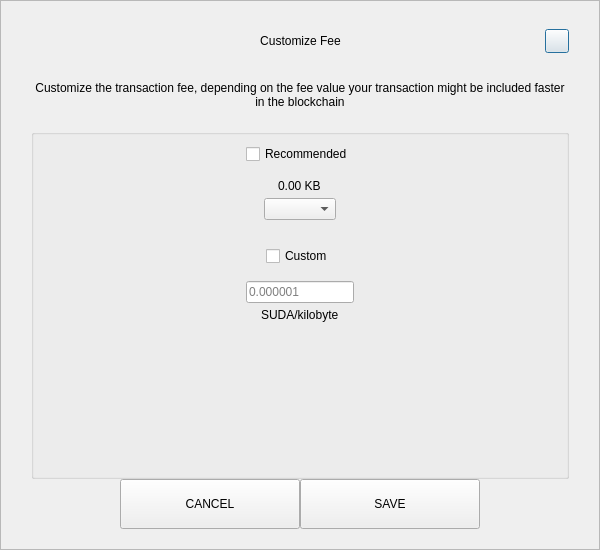
<?xml version="1.0" encoding="UTF-8"?>
<ui version="4.0">
 <class>SendCustomFeeDialog</class>
 <widget class="QDialog" name="SendCustomFeeDialog">
  <property name="geometry">
   <rect>
    <x>0</x>
    <y>0</y>
    <width>600</width>
    <height>550</height>
   </rect>
  </property>
  <property name="windowTitle">
   <string>Form</string>
  </property>
  <layout class="QVBoxLayout" name="verticalLayout_3">
   <property name="spacing">
    <number>0</number>
   </property>
   <property name="leftMargin">
    <number>0</number>
   </property>
   <property name="topMargin">
    <number>0</number>
   </property>
   <property name="rightMargin">
    <number>0</number>
   </property>
   <property name="bottomMargin">
    <number>0</number>
   </property>
   <item>
    <widget class="QFrame" name="frame">
     <property name="styleSheet">
      <string notr="true"/>
     </property>
     <property name="frameShape">
      <enum>QFrame::StyledPanel</enum>
     </property>
     <property name="frameShadow">
      <enum>QFrame::Raised</enum>
     </property>
     <layout class="QVBoxLayout" name="verticalLayout_2">
      <property name="spacing">
       <number>0</number>
      </property>
      <property name="leftMargin">
       <number>30</number>
      </property>
      <property name="topMargin">
       <number>20</number>
      </property>
      <property name="rightMargin">
       <number>30</number>
      </property>
      <property name="bottomMargin">
       <number>20</number>
      </property>
      <item>
       <layout class="QHBoxLayout" name="horizontalLayout_3">
        <property name="spacing">
         <number>0</number>
        </property>
        <item>
         <spacer name="horizontalSpacer_21">
          <property name="orientation">
           <enum>Qt::Horizontal</enum>
          </property>
          <property name="sizeHint" stdset="0">
           <size>
            <width>40</width>
            <height>20</height>
           </size>
          </property>
         </spacer>
        </item>
        <item>
         <widget class="QLabel" name="labelTitle">
          <property name="minimumSize">
           <size>
            <width>0</width>
            <height>40</height>
           </size>
          </property>
          <property name="maximumSize">
           <size>
            <width>16777215</width>
            <height>40</height>
           </size>
          </property>
          <property name="styleSheet">
           <string notr="true">padding-left:24px;</string>
          </property>
          <property name="text">
           <string>Customize Fee</string>
          </property>
          <property name="alignment">
           <set>Qt::AlignCenter</set>
          </property>
          <property name="margin">
           <number>7</number>
          </property>
         </widget>
        </item>
        <item>
         <spacer name="horizontalSpacer">
          <property name="orientation">
           <enum>Qt::Horizontal</enum>
          </property>
          <property name="sizeHint" stdset="0">
           <size>
            <width>40</width>
            <height>20</height>
           </size>
          </property>
         </spacer>
        </item>
        <item>
         <widget class="QPushButton" name="btnEsc">
          <property name="minimumSize">
           <size>
            <width>24</width>
            <height>24</height>
           </size>
          </property>
          <property name="maximumSize">
           <size>
            <width>24</width>
            <height>24</height>
           </size>
          </property>
          <property name="text">
           <string/>
          </property>
         </widget>
        </item>
       </layout>
      </item>
      <item>
       <spacer name="verticalSpacer_2">
        <property name="orientation">
         <enum>Qt::Vertical</enum>
        </property>
        <property name="sizeType">
         <enum>QSizePolicy::Fixed</enum>
        </property>
        <property name="sizeHint" stdset="0">
         <size>
          <width>20</width>
          <height>20</height>
         </size>
        </property>
       </spacer>
      </item>
      <item>
       <widget class="QLabel" name="labelMessage">
        <property name="text">
         <string>Customize the transaction fee, depending on the fee value your transaction might be included faster in the blockchain</string>
        </property>
        <property name="alignment">
         <set>Qt::AlignCenter</set>
        </property>
        <property name="wordWrap">
         <bool>true</bool>
        </property>
       </widget>
      </item>
      <item>
       <spacer name="verticalSpacer_3">
        <property name="orientation">
         <enum>Qt::Vertical</enum>
        </property>
        <property name="sizeType">
         <enum>QSizePolicy::Fixed</enum>
        </property>
        <property name="sizeHint" stdset="0">
         <size>
          <width>20</width>
          <height>20</height>
         </size>
        </property>
       </spacer>
      </item>
      <item>
       <widget class="QGroupBox" name="groupBox">
        <property name="title">
         <string/>
        </property>
        <layout class="QVBoxLayout" name="verticalLayout">
         <property name="leftMargin">
          <number>12</number>
         </property>
         <property name="rightMargin">
          <number>12</number>
         </property>
         <item>
          <layout class="QVBoxLayout" name="verticalLayout_4">
           <property name="spacing">
            <number>5</number>
           </property>
           <item alignment="Qt::AlignHCenter">
            <widget class="QCheckBox" name="checkBoxRecommended">
             <property name="text">
              <string>Recommended</string>
             </property>
            </widget>
           </item>
           <item>
            <spacer name="verticalSpacer_5">
             <property name="orientation">
              <enum>Qt::Vertical</enum>
             </property>
             <property name="sizeType">
              <enum>QSizePolicy::Fixed</enum>
             </property>
             <property name="sizeHint" stdset="0">
              <size>
               <width>20</width>
               <height>10</height>
              </size>
             </property>
            </spacer>
           </item>
           <item alignment="Qt::AlignHCenter">
            <widget class="QLabel" name="labelFee">
             <property name="text">
              <string>0.00 KB</string>
             </property>
            </widget>
           </item>
           <item alignment="Qt::AlignHCenter">
            <widget class="QComboBox" name="comboBoxRecommended"/>
           </item>
          </layout>
         </item>
         <item>
          <spacer name="verticalSpacer">
           <property name="orientation">
            <enum>Qt::Vertical</enum>
           </property>
           <property name="sizeType">
            <enum>QSizePolicy::Fixed</enum>
           </property>
           <property name="sizeHint" stdset="0">
            <size>
             <width>20</width>
             <height>20</height>
            </size>
           </property>
          </spacer>
         </item>
         <item>
          <layout class="QVBoxLayout" name="verticalLayout_5">
           <property name="spacing">
            <number>5</number>
           </property>
           <item alignment="Qt::AlignHCenter">
            <widget class="QCheckBox" name="checkBoxCustom">
             <property name="text">
              <string>Custom</string>
             </property>
            </widget>
           </item>
           <item>
            <spacer name="verticalSpacer_6">
             <property name="orientation">
              <enum>Qt::Vertical</enum>
             </property>
             <property name="sizeType">
              <enum>QSizePolicy::Fixed</enum>
             </property>
             <property name="sizeHint" stdset="0">
              <size>
               <width>20</width>
               <height>10</height>
              </size>
             </property>
            </spacer>
           </item>
           <item alignment="Qt::AlignHCenter">
            <widget class="QLineEdit" name="lineEditCustomFee">
             <property name="placeholderText">
              <string notr="true">0.000001</string>
             </property>
            </widget>
           </item>
           <item alignment="Qt::AlignHCenter">
            <widget class="QLabel" name="labelCustomFee">
             <property name="text">
              <string>SUDA/kilobyte</string>
             </property>
            </widget>
           </item>
          </layout>
         </item>
         <item>
          <spacer name="verticalSpacer_4">
           <property name="orientation">
            <enum>Qt::Vertical</enum>
           </property>
           <property name="sizeHint" stdset="0">
            <size>
             <width>20</width>
             <height>40</height>
            </size>
           </property>
          </spacer>
         </item>
        </layout>
       </widget>
      </item>
      <item>
       <layout class="QHBoxLayout" name="horizontalLayout" stretch="1,2,2,1">
        <item>
         <spacer name="horizontalSpacer1">
          <property name="orientation">
           <enum>Qt::Horizontal</enum>
          </property>
          <property name="sizeHint" stdset="0">
           <size>
            <width>40</width>
            <height>20</height>
           </size>
          </property>
         </spacer>
        </item>
        <item>
         <widget class="QPushButton" name="btnCancel">
          <property name="minimumSize">
           <size>
            <width>180</width>
            <height>50</height>
           </size>
          </property>
          <property name="focusPolicy">
           <enum>Qt::NoFocus</enum>
          </property>
          <property name="text">
           <string>CANCEL</string>
          </property>
         </widget>
        </item>
        <item>
         <widget class="QPushButton" name="btnSave">
          <property name="minimumSize">
           <size>
            <width>180</width>
            <height>50</height>
           </size>
          </property>
          <property name="focusPolicy">
           <enum>Qt::NoFocus</enum>
          </property>
          <property name="text">
           <string>SAVE</string>
          </property>
         </widget>
        </item>
        <item>
         <spacer name="horizontalSpacer_2">
          <property name="orientation">
           <enum>Qt::Horizontal</enum>
          </property>
          <property name="sizeHint" stdset="0">
           <size>
            <width>40</width>
            <height>20</height>
           </size>
          </property>
         </spacer>
        </item>
       </layout>
      </item>
     </layout>
    </widget>
   </item>
  </layout>
 </widget>
 <resources/>
 <connections/>
</ui>
